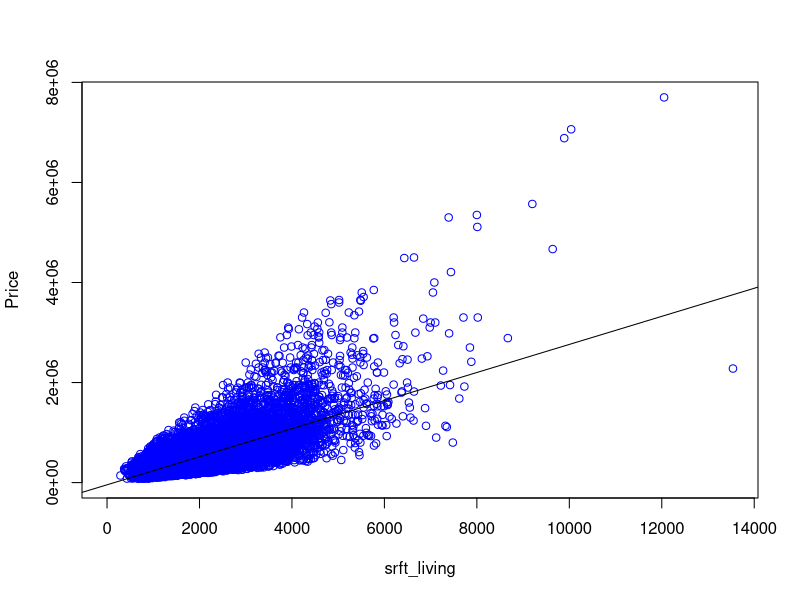
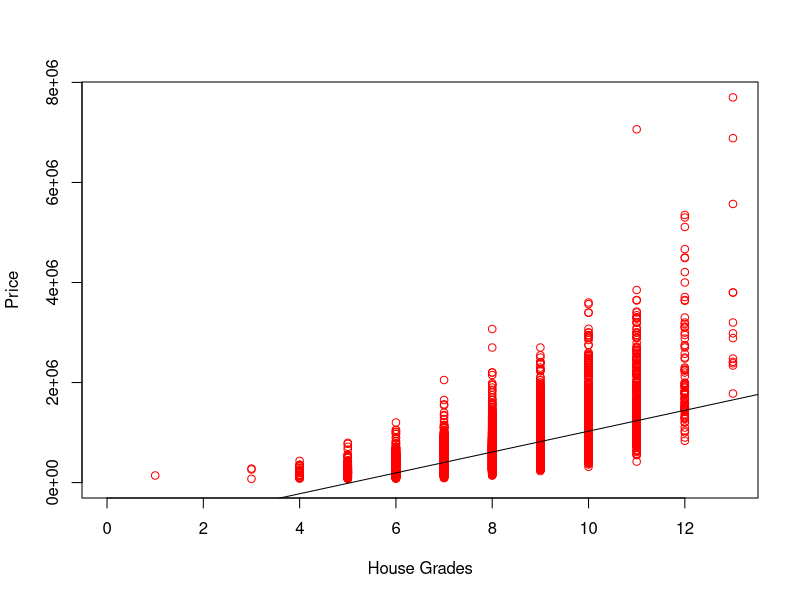
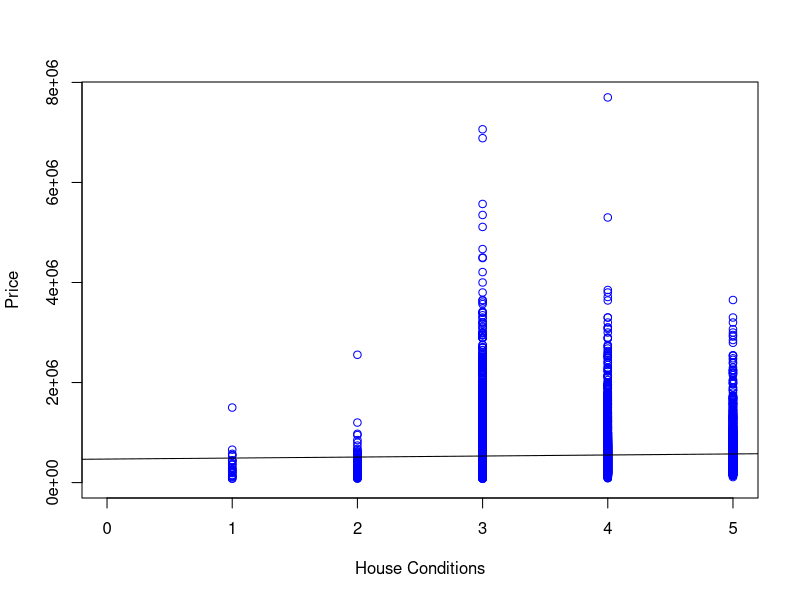

Source code (R) for these figures, in order:
library(readxl)
USA <- read_excel("USA.xlsx")
View(USA)

y <- c(USA$price)

#sqft_living--------------------------------------------------
x1 <- c(USA$sqft_living)
model1 <- lm(y~x1)

plot(x1,y, xlim=c(0,max(x1)),
     ylim=c(0,max(y)), xlab="srft_living", ylab="Price", col="blue")

abline(model1)

summary(model1)
r2 <- cor(x1, y)^2

#Grade--------------------------------------------------------
x2 <- c(USA$grade)
model2 <- lm(y~x2)

plot(x2,y, xlim=c(0,max(x2)),
     ylim=c(0,max(y)), xlab="House Grades", ylab="Price", col="red")

abline(model2)

summary(model2)
r2 <- cor(x2, y)^2

#Condition-----------------------------------------------------
x3 <- c(USA$condition)
model3 <- lm(y~x3)

plot(x3,y, xlim=c(0,max(x3)),
     ylim=c(0,max(y)), xlab="House Conditions", ylab="Price", col="blue")

abline(model3)

summary(model3)
r2 <- cor(x3, y)^2